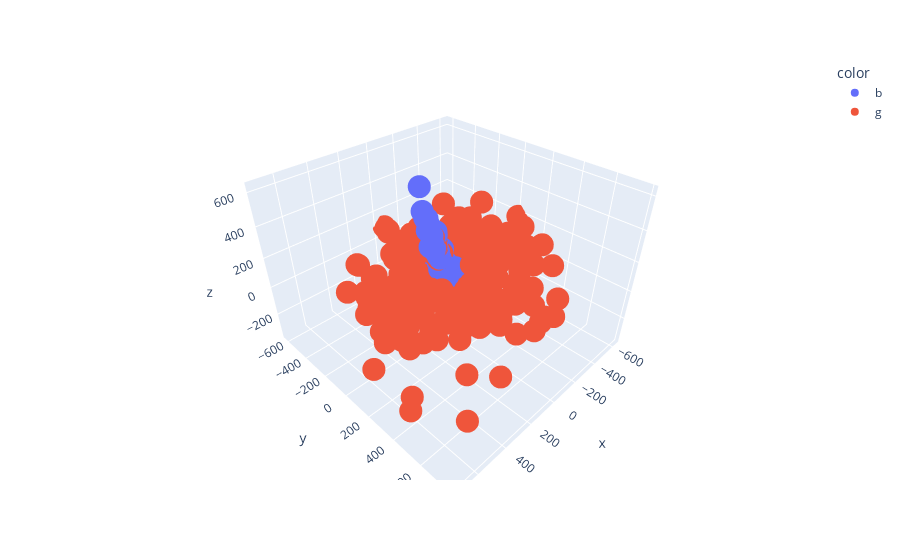

Here is the notebook cell this chart was saved with:
### Code cell
#PCA for reducing dimensions to 3
pca = PCA(n_components=10)
pca_X = pca.fit_transform(X)


colors = np.array([x for x in 'bgrcmykbgr'])
#running k-means on resuts of pca
km_pca = KMeans(n_clusters=2).fit(pca_X)
fig = px.scatter_3d(x=pca_X[:,7], y=pca_X[:,8], z=pca_X[:,9],color=colors[km_pca.labels_])
fig.show()

### Figure 1 — Plotly figure (JSON) as saved in the notebook; plotly's stock layout.template omitted (floating-point values rounded to 4 significant figures; data arrays with more than 128 entries replaced by an {"elided": "..."} marker saying what was removed)
{"data": [{"hovertemplate": "color=b<br>x=%{x}<br>y=%{y}<br>z=%{z}<extra></extra>", "legendgroup": "b", "marker": {"color": "#636efa", "symbol": "circle"}, "mode": "markers", "name": "b", "scene": "scene", "showlegend": true, "x": {"elided": "475 float values"}, "y": {"elided": "475 float values"}, "z": {"elided": "475 float values"}, "type": "scatter3d"}, {"hovertemplate": "color=g<br>x=%{x}<br>y=%{y}<br>z=%{z}<extra></extra>", "legendgroup": "g", "marker": {"color": "#EF553B", "symbol": "circle"}, "mode": "markers", "name": "g", "scene": "scene", "showlegend": true, "x": {"elided": "525 float values"}, "y": {"elided": "525 float values"}, "z": {"elided": "525 float values"}, "type": "scatter3d"}], "layout": {"scene": {"domain": {"x": [0.0, 1.0], "y": [0.0, 1.0]}, "xaxis": {"title": {"text": "x"}}, "yaxis": {"title": {"text": "y"}}, "zaxis": {"title": {"text": "z"}}}, "legend": {"title": {"text": "color"}, "tracegroupgap": 0}, "margin": {"t": 60}}}
